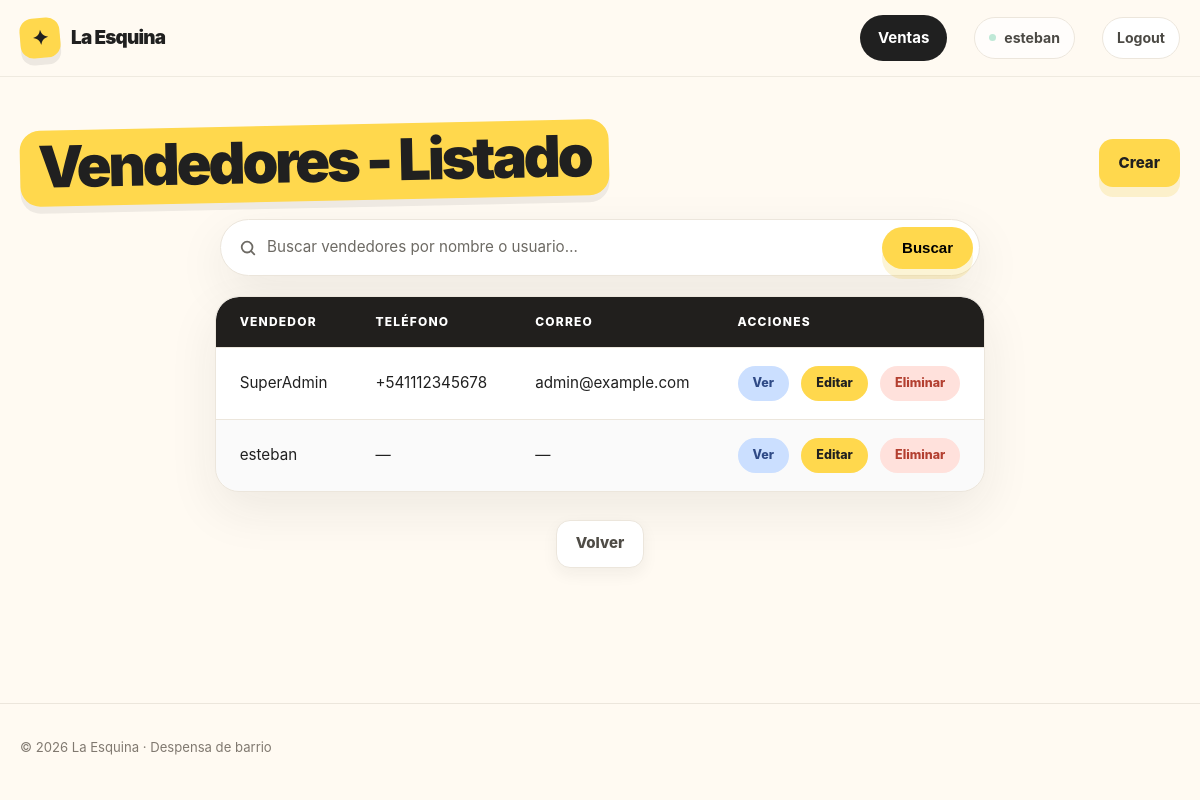
/ventas/vendedor/ (signed in), run on an earlier commit of the app's database.
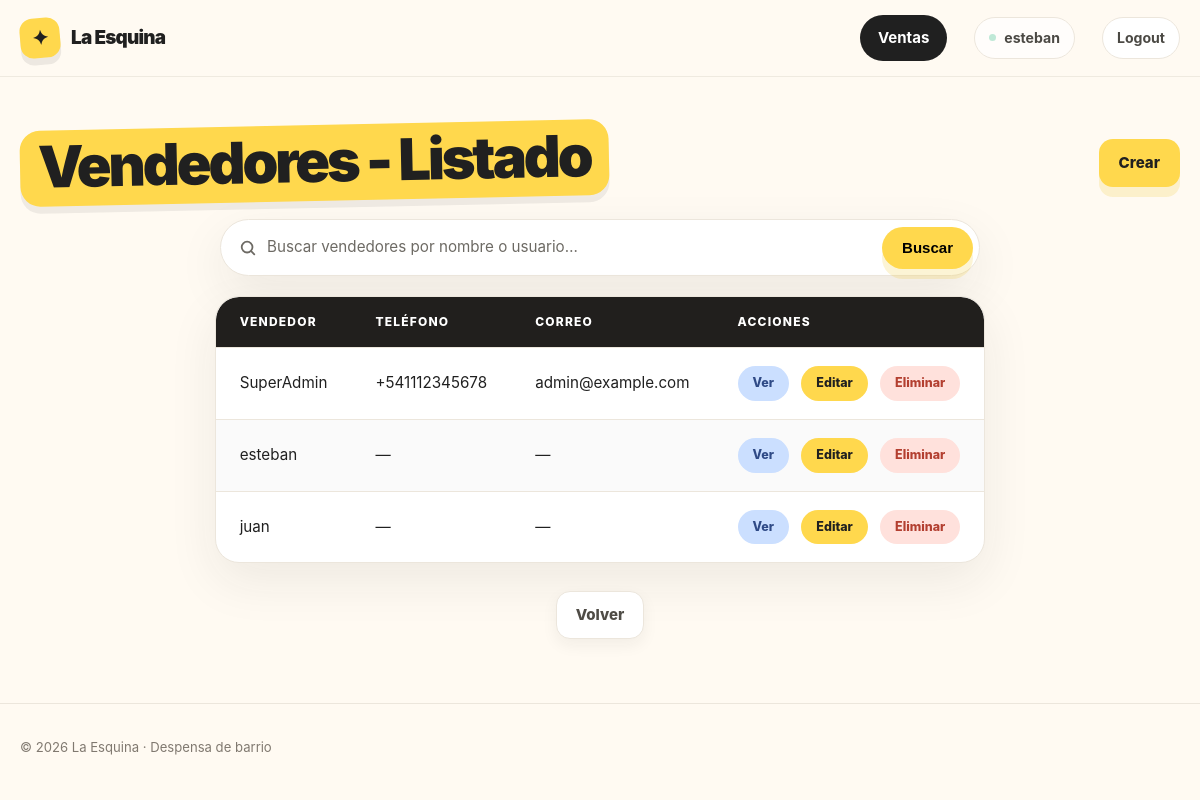
And on a later commit of the database.
### ventas/models/vendedor.py (models this page shows)
class Vendedor(models.Model):
    usuario = models.OneToOneField(
        settings.AUTH_USER_MODEL, on_delete=models.CASCADE, related_name="vendedor"
    )
    telefono = PhoneNumberField(blank=True)
    foto_perfil = models.ImageField(null=True, blank=True, upload_to="vendedores/perfiles/")
    def __str__(self) -> str:
        return self.usuario.get_full_name() or self.usuario.username
    class Meta:
        verbose_name = "Vendedor"
        verbose_name_plural = "Vendedores"

### ventas/views/vendedor.py (the view)
# urls.py: path("vendedor/", VendedorList.as_view(), name="vendedor_list"),
class VendedorList(StaffRequiredMixin, ListView):
    model = Vendedor
    context_object_name = "vendedores"
    def get_queryset(self) -> QuerySet:
        busqueda = self.request.GET.get("busqueda", "").strip()
        vendedores = Vendedor.objects.select_related("usuario")
        if busqueda:
            vendedores = vendedores.filter(
                Q(usuario__first_name__icontains=busqueda)
                | Q(usuario__last_name__icontains=busqueda)
                | Q(usuario__username__icontains=busqueda)
            )
        return vendedores

### core/mixins.py (called while the page is built)
    def test_func(self) -> bool:
        return bool(self.request.user.is_staff)

### ventas/templates/ventas/vendedor_list.html
{% extends "core/base.html" %}
{% load static %}
{% block styles %}
    <link rel="stylesheet" href="{% static 'core/css/table.css' %}" />
    <link rel="stylesheet" href="{% static 'core/css/search.css' %}" />
{% endblock styles %}
{% block content %}
    <div class="container section">
        <div class="page-head">
            <h1 class="page-title">Vendedores - Listado</h1>
            <a class="button button-primary"
               href="{% url 'ventas:vendedor_create' %}">Crear</a>
        </div>
        {% include "core/partials/search.html" with placeholder="Buscar vendedores por nombre o usuario…" label="Buscar vendedores" clear_url="ventas:vendedor_list" %}
        <table class="data-table">
            <thead>
                <tr>
                    <th>Vendedor</th>
                    <th>Teléfono</th>
                    <th>Correo</th>
                    <th>Acciones</th>
                </tr>
            </thead>
            <tbody>
                {% for vendedor in vendedores %}
                    <tr>
                        <td>{{ vendedor }}</td>
                        <td>{{ vendedor.telefono|default:"—" }}</td>
                        <td>{{ vendedor.usuario.email|default:"—" }}</td>
                        <td class="table-actions">
                            <a class="table-action table-action--view"
                               href="{% url 'ventas:vendedor_detail' vendedor.pk %}">Ver</a>
                            <a class="table-action table-action--edit"
                               href="{% url 'ventas:vendedor_update' vendedor.pk %}">Editar</a>
                            <a class="table-action table-action--danger"
                               href="{% url 'ventas:vendedor_delete' vendedor.pk %}">Eliminar</a>
                        </td>
                    </tr>
                {% empty %}
                    <tr>
                        <td class="table-empty" colspan="4">No hay vendedores disponibles.</td>
                    </tr>
                {% endfor %}
            </tbody>
        </table>
        <div class="page-actions">
            <a class="button button-secondary" href="{% url 'ventas:home' %}">Volver</a>
        </div>
    </div>
{% endblock content %}

What changed in the data, as far as the page shows it:
added Vendedor: usuario.username "juan", telefono "—", usuario.email "—"
